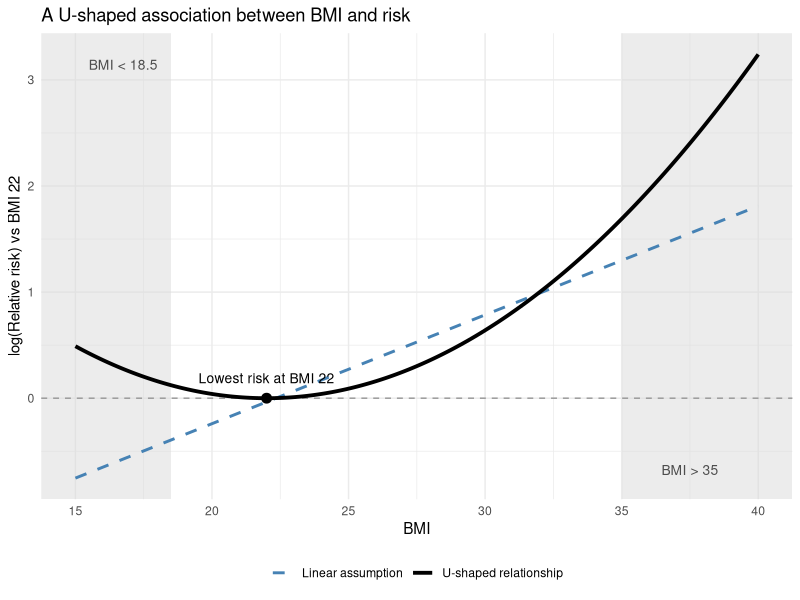
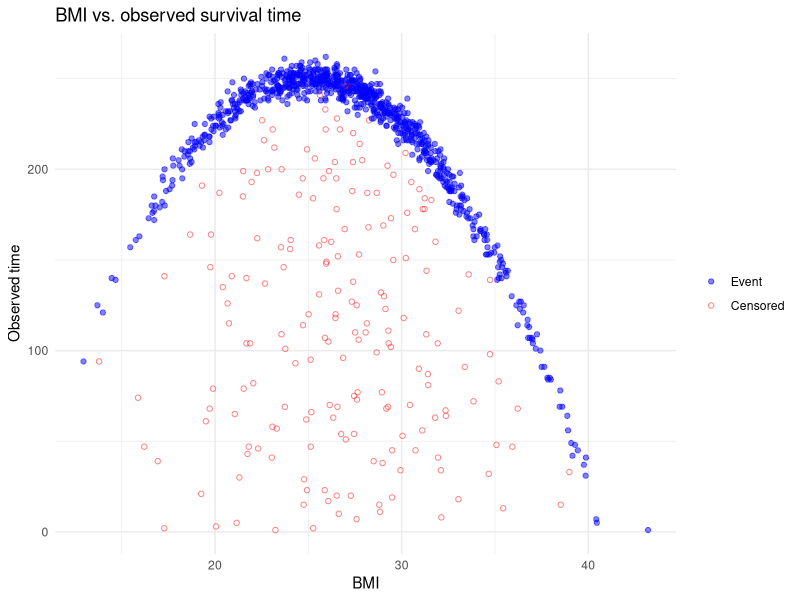
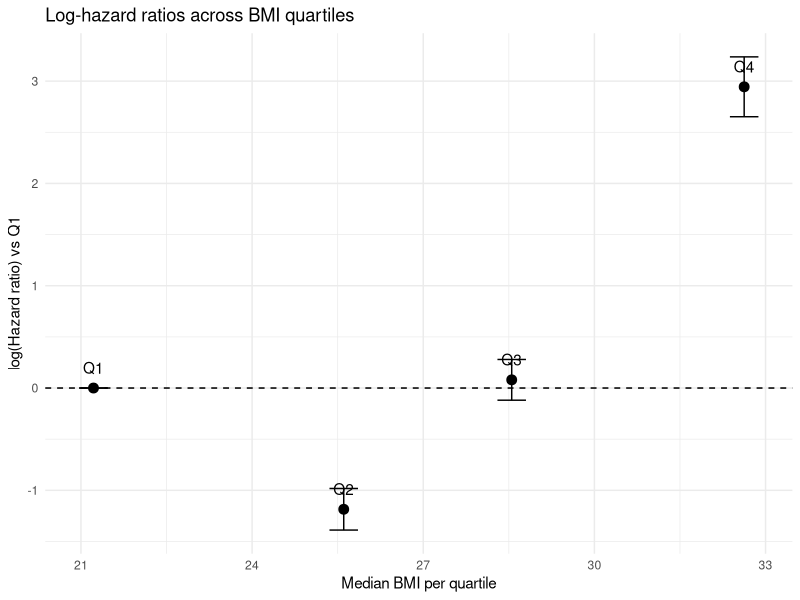
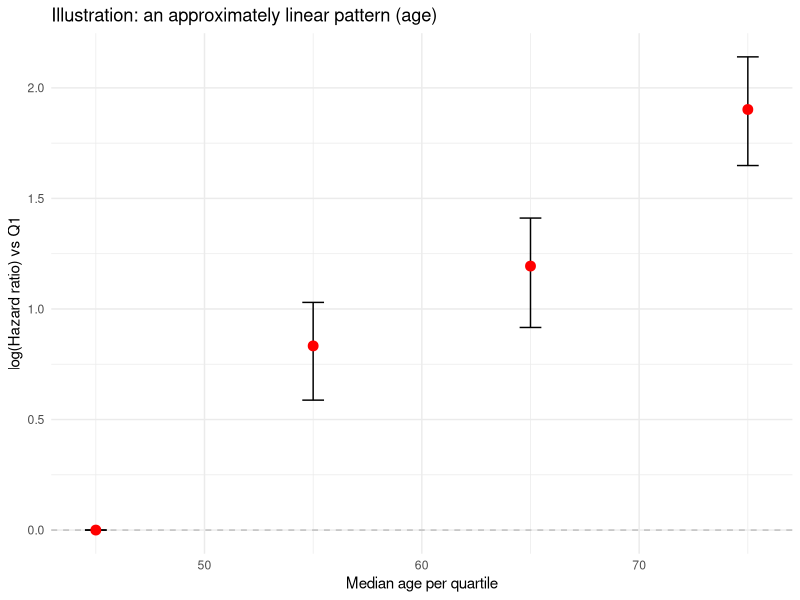
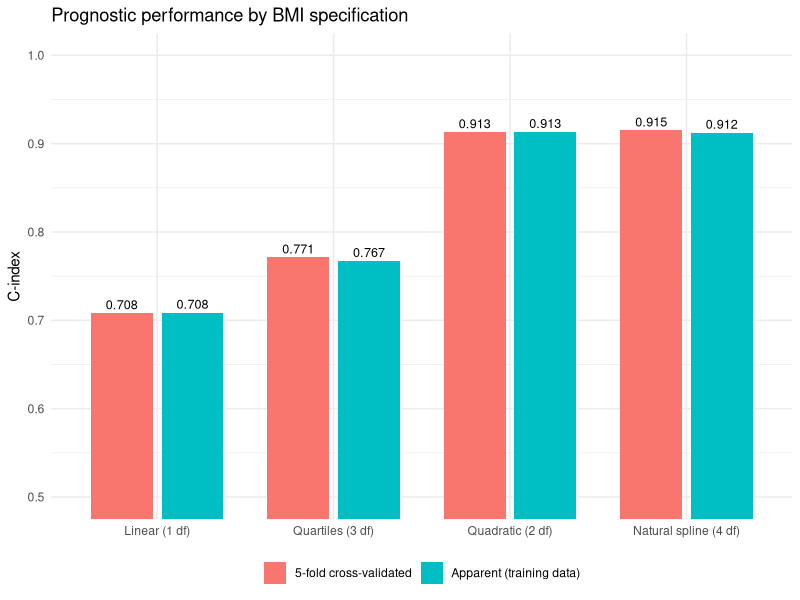
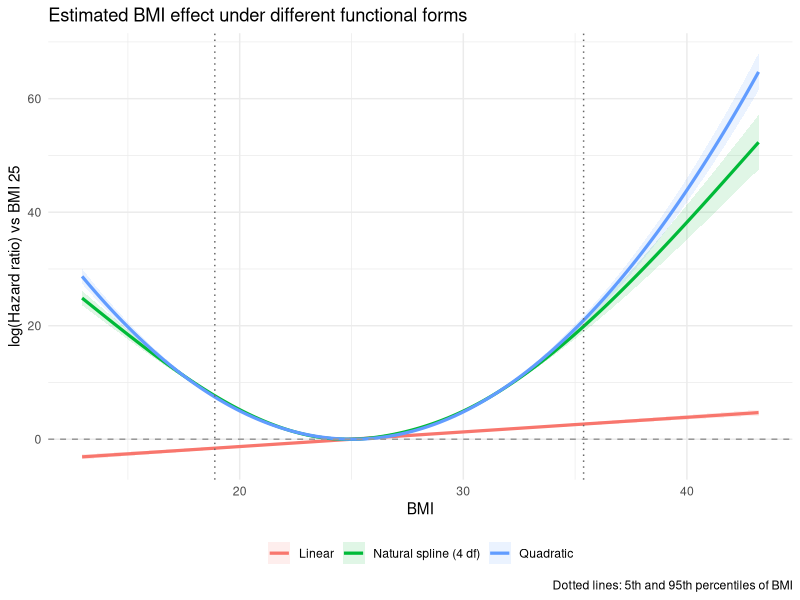
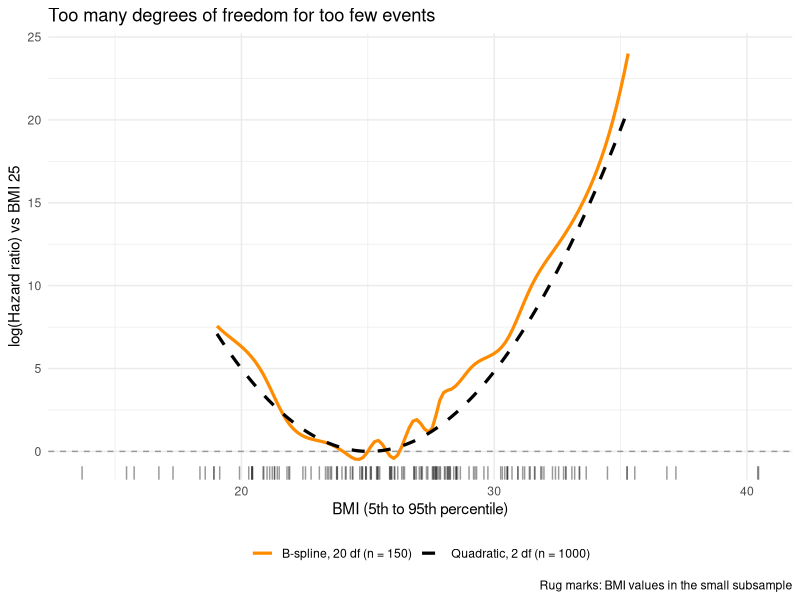
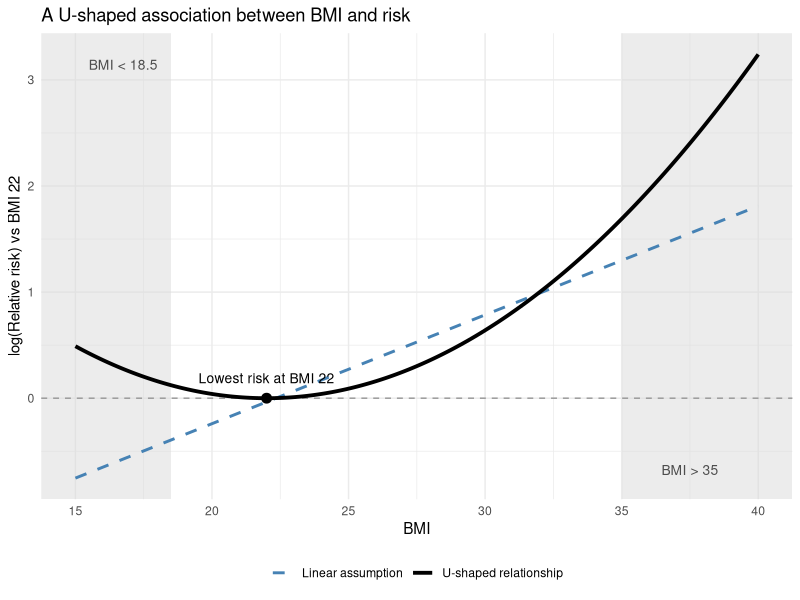

Here is the R script that generated these plots, in order:
# ==========================================================
# Title:   Checking the Functional Form of a Continuous Covariate
#          in a Cox Proportional Hazards Model (synthetic BMI example)
# Authors: Fan Fan & Jane Liu
# Date:    2025-07-16 (revised 2026-10-19)
# Purpose: Simulate a U-shaped BMI–survival relationship, then compare
#          linear, quartile, quadratic and spline specifications of BMI.
#
# Figures produced (saved to `out_dir`):
#   fig1_u_shape_concept.png    - conceptual U-shaped BMI–risk curve
#   fig2_bmi_vs_time.png        - BMI vs observed time, events vs censored
#   fig3a_quartile_loghr.png    - log-HR by BMI quartile
#   fig3b_age_illustration.png  - illustrative (hand-entered) linear pattern
#   fig4_model_comparison.png   - apparent and cross-validated C-index
#   fig5a_quad_spline.png       - linear vs quadratic vs natural spline
#   fig5b_overfit_spline.png    - flexible spline on a small subsample (overfitting)
# ==========================================================

library(dplyr)
library(survival)
library(ggplot2)
library(splines)

# ---------------------------------------------------------
# 0. Parameters (change here, everything below follows)
# ---------------------------------------------------------
seed            <- 123
n               <- 1000      # number of patients
bmi_mean        <- 27
bmi_sd          <- 5
bmi_optimum     <- 25        # BMI with the longest expected survival
max_time        <- 200
noise_mean      <- 50
noise_sd        <- 5
target_censor   <- 0.20      # target proportion censored
censor_mode     <- "independent"  # "independent" (recommended) or "original"
k_folds         <- 5         # folds for cross-validated C-index
spline_df       <- 4         # df for the natural spline in Fig 5A
overfit_n       <- 150       # small subsample for the overfitting demo (Fig 5B)
overfit_df      <- 20        # df for the overfit spline in Fig 5B
out_dir         <- "figures"

dir.create(out_dir, showWarnings = FALSE)
set.seed(seed)

# ---------------------------------------------------------
# Figure 1: conceptual U-shaped BMI–risk curve (illustration, no data)
#   log relative risk is set to 0 at BMI 22 and rises on both sides.
#   A straight line fitted to the same curve shows what a linear
#   term would capture instead.
# ---------------------------------------------------------
fig1_optimum <- 22
fig1_df <- data.frame(bmi = seq(15, 40, by = 0.1)) %>%
  mutate(log_rr = 0.01 * (bmi - fig1_optimum)^2)  # U-shape on the log scale
# Best straight line on the log scale, weighted toward typical BMIs
fig1_wts    <- dnorm(fig1_df$bmi, mean = bmi_mean, sd = bmi_sd)
fig1_linear <- lm(log_rr ~ bmi, data = fig1_df, weights = fig1_wts)
fig1_df$log_rr_linear <- predict(fig1_linear)

p_fig1 <- ggplot(fig1_df, aes(bmi)) +
  annotate("rect", xmin = -Inf, xmax = 18.5, ymin = -Inf, ymax = Inf,
           fill = "gray85", alpha = 0.5) +
  annotate("rect", xmin = 35, xmax = Inf, ymin = -Inf, ymax = Inf,
           fill = "gray85", alpha = 0.5) +
  annotate("text", x = 16.75, y = max(fig1_df$log_rr) * 0.97,
           label = "BMI < 18.5", size = 3.5, colour = "gray30") +
  annotate("text", x = 37.5, y = min(fig1_df$log_rr_linear) * 0.9,
           label = "BMI > 35", size = 3.5, colour = "gray30") +
  geom_hline(yintercept = 0, linetype = "dashed", colour = "gray60") +
  geom_line(aes(y = log_rr_linear, colour = "Linear assumption"),
            linewidth = 1, linetype = "dashed") +
  geom_line(aes(y = log_rr, colour = "U-shaped relationship"), linewidth = 1.3) +
  geom_point(data = data.frame(bmi = fig1_optimum, log_rr = 0), aes(y = log_rr),
             size = 3) +
  annotate("text", x = fig1_optimum, y = 0, vjust = -1.5,
           label = paste("Lowest risk at BMI", fig1_optimum), size = 3.5) +
  scale_colour_manual(values = c("U-shaped relationship" = "black",
                                 "Linear assumption" = "steelblue")) +
  scale_x_continuous(breaks = seq(15, 40, 5)) +
  labs(x = "BMI", y = paste0("log(Relative risk) vs BMI ", fig1_optimum),
       colour = NULL,
       title = "A U-shaped association between BMI and risk") +
  theme_minimal() +
  theme(legend.position = "bottom")
print(p_fig1)
ggsave(file.path(out_dir, "fig1_u_shape_concept.png"), p_fig1, width = 7, height = 5)

# ---------------------------------------------------------
# 1. Simulate data
# ---------------------------------------------------------
bmi <- rnorm(n, mean = bmi_mean, sd = bmi_sd)

# U-shaped true survival time: longest at bmi_optimum
noise     <- rnorm(n, mean = noise_mean, sd = noise_sd)
true_time <- round(pmax(max_time - (bmi - bmi_optimum)^2 + noise, 1))

if (censor_mode == "independent") {
  # Censoring time drawn independently of the event time (non-informative
  # censoring, as the Cox model assumes). The exponential rate is tuned so
  # that about `target_censor` of patients end up censored.
  u <- runif(n)
  censor_prop <- function(rate) mean(ceiling(-log(u) / rate) < true_time)
  rate <- uniroot(function(r) censor_prop(r) - target_censor,
                  interval = c(1e-6, 1))$root
  censor_time <- ceiling(-log(u) / rate)
} else {
  # Original scheme: 20% of patients get a censoring time drawn between 1 and
  # their own true time. Note this makes censoring depend on the outcome.
  censor_flag <- rbinom(n, 1, target_censor)
  censor_time <- ifelse(censor_flag == 1,
                        round(runif(n, min = 1, max = true_time)),
                        Inf)
}

surv_data <- data.frame(
  id     = seq_len(n),
  bmi    = bmi,
  time   = pmin(true_time, censor_time),
  status = as.integer(true_time <= censor_time)   # 1 = event, 0 = censored
)

cat("\nCensoring check (0 = censored, 1 = event):\n")
print(prop.table(table(surv_data$status)))
n_events <- sum(surv_data$status)
cat("Number of events:", n_events, "\n")

# ---------------------------------------------------------
# 2. Figure 2: BMI vs observed time
# ---------------------------------------------------------
p_fig2 <- ggplot(surv_data,
                 aes(bmi, time,
                     colour = factor(status, 1:0, c("Event", "Censored")),
                     shape  = factor(status, 1:0, c("Event", "Censored")))) +
  geom_point(alpha = 0.5) +
  scale_colour_manual(values = c(Event = "blue", Censored = "red")) +
  scale_shape_manual(values = c(Event = 19, Censored = 1)) +
  labs(x = "BMI", y = "Observed time", colour = NULL, shape = NULL,
       title = "BMI vs. observed survival time") +
  theme_minimal()
print(p_fig2)
ggsave(file.path(out_dir, "fig2_bmi_vs_time.png"), p_fig2, width = 7, height = 5)

# ---------------------------------------------------------
# 3. Quartile model (Figure 3A)
# ---------------------------------------------------------
quartile_breaks <- quantile(surv_data$bmi, probs = seq(0, 1, 0.25))
surv_data$bmi_quartile <- cut(surv_data$bmi, breaks = quartile_breaks,
                              include.lowest = TRUE,
                              labels = c("Q1", "Q2", "Q3", "Q4"))
# cut() returns a factor whose first level (Q1) is the reference

cox_quartile <- coxph(Surv(time, status) ~ bmi_quartile, data = surv_data)
print(summary(cox_quartile))

quartile_medians <- surv_data %>%
  group_by(bmi_quartile) %>%
  summarize(median_bmi = median(bmi), .groups = "drop")

ci <- confint(cox_quartile)   # on the log-HR scale
quartile_df <- data.frame(
  bmi_quartile = c("Q1", sub("bmi_quartile", "", names(coef(cox_quartile)))),
  log_hr       = c(0, coef(cox_quartile)),
  lower        = c(0, ci[, 1]),
  upper        = c(0, ci[, 2])
) %>%
  left_join(quartile_medians %>% mutate(bmi_quartile = as.character(bmi_quartile)),
            by = "bmi_quartile")

p_fig3a <- ggplot(quartile_df, aes(median_bmi, log_hr)) +
  geom_hline(yintercept = 0, linetype = "dashed") +
  geom_errorbar(aes(ymin = lower, ymax = upper), width = 0.5) +
  geom_point(size = 3) +
  geom_text(aes(label = bmi_quartile), vjust = -1.2) +
  labs(x = "Median BMI per quartile", y = "log(Hazard ratio) vs Q1",
       title = "Log-hazard ratios across BMI quartiles") +
  theme_minimal()
print(p_fig3a)
ggsave(file.path(out_dir, "fig3a_quartile_loghr.png"), p_fig3a, width = 7, height = 5)

# ---------------------------------------------------------
# 4. Figure 3B: illustrative linear pattern (hand-entered, NOT simulated)
# ---------------------------------------------------------
age_illustration <- data.frame(
  age_quartile = c("Q1", "Q2", "Q3", "Q4"),
  median_age   = c(45, 55, 65, 75),      # illustrative median ages
  HR           = c(1.0, 2.3, 3.3, 6.7),  # illustrative hazard ratios
  lower        = c(1.0, 1.8, 2.5, 5.2),
  upper        = c(1.0, 2.8, 4.1, 8.5)
)

p_fig3b <- ggplot(age_illustration, aes(median_age, log(HR))) +
  geom_hline(yintercept = 0, linetype = "dashed", colour = "gray") +
  geom_errorbar(aes(ymin = log(lower), ymax = log(upper)), width = 1) +
  geom_point(size = 3, colour = "red") +
  labs(x = "Median age per quartile", y = "log(Hazard ratio) vs Q1",
       title = "Illustration: an approximately linear pattern (age)") +
  theme_minimal()
print(p_fig3b)
ggsave(file.path(out_dir, "fig3b_age_illustration.png"), p_fig3b, width = 7, height = 5)

# ---------------------------------------------------------
# 5. Compare BMI specifications (Figure 4)
#    Splines are written inside the formula so that predict() reuses the
#    same knots on new data.
# ---------------------------------------------------------
spline_label <- paste0("Natural spline (", spline_df, " df)")
model_formulas <- list(
  Surv(time, status) ~ bmi,
  Surv(time, status) ~ bmi_quartile,
  Surv(time, status) ~ bmi + I(bmi^2),
  as.formula(paste0("Surv(time, status) ~ ns(bmi, df = ", spline_df, ")"))
)
names(model_formulas) <- c("Linear (1 df)", "Quartiles (3 df)",
                           "Quadratic (2 df)", spline_label)
# bquote() writes each formula into the stored call, so predict() on new
# data can rebuild the model frame later
fits <- lapply(model_formulas, function(f)
  eval(bquote(coxph(.(f), data = surv_data))))

# Apparent (in-sample) C-index, read from the fitted models
apparent_c <- sapply(fits, function(f) unname(f$concordance["concordance"]))

# K-fold cross-validated C-index: fit on K-1 folds, score the held-out fold.
# Quartile cut points are re-derived inside each training fold.
cv_cindex <- function(formula, data, k) {
  folds <- sample(rep(seq_len(k), length.out = nrow(data)))
  sapply(seq_len(k), function(i) {
    train <- data[folds != i, ]
    test  <- data[folds == i, ]
    brks  <- quantile(train$bmi, seq(0, 1, 0.25))
    brks[c(1, 5)] <- c(-Inf, Inf)
    lab <- c("Q1", "Q2", "Q3", "Q4")
    train$bmi_quartile <- cut(train$bmi, brks, labels = lab)
    test$bmi_quartile  <- cut(test$bmi,  brks, labels = lab)
    fit <- coxph(formula, data = train)
    test$lp <- predict(fit, newdata = test, type = "lp")
    # reverse = TRUE: higher linear predictor means shorter survival
    unname(concordance(Surv(time, status) ~ lp, data = test,
                       reverse = TRUE)$concordance)
  }) %>% mean()
}
set.seed(seed)
cv_c <- sapply(model_formulas, cv_cindex, data = surv_data, k = k_folds)

model_comparison <- data.frame(
  model      = names(fits),
  df         = sapply(fits, function(f) sum(!is.na(coef(f)))),
  AIC        = sapply(fits, AIC),
  apparent_C = apparent_c,
  cv_C       = cv_c,
  row.names  = NULL
)
cat("\nModel comparison (lower AIC is better; higher C is better):\n")
print(model_comparison, digits = 4)

# Likelihood ratio test: does the spline improve on the nested linear model?
cat("\nLikelihood ratio test, linear vs natural spline:\n")
print(anova(fits[["Linear (1 df)"]], fits[[spline_label]]))

p_fig4 <- model_comparison %>%
  tidyr::pivot_longer(c(apparent_C, cv_C), names_to = "type", values_to = "C") %>%
  mutate(type = recode(type, apparent_C = "Apparent (training data)",
                       cv_C = paste0(k_folds, "-fold cross-validated")),
         model = factor(model, levels = names(fits))) %>%
  ggplot(aes(model, C, fill = type)) +
  geom_col(position = position_dodge(0.8), width = 0.7) +
  geom_text(aes(label = sprintf("%.3f", C)),
            position = position_dodge(0.8), vjust = -0.4, size = 3.2) +
  coord_cartesian(ylim = c(0.5, 1)) +
  labs(x = NULL, y = "C-index", fill = NULL,
       title = "Prognostic performance by BMI specification") +
  theme_minimal() +
  theme(legend.position = "bottom")
print(p_fig4)
ggsave(file.path(out_dir, "fig4_model_comparison.png"), p_fig4, width = 8, height = 5)

# ---------------------------------------------------------
# 6. Figure 5A: estimated log-HR curves, relative to BMI = bmi_optimum
# ---------------------------------------------------------
bmi_grid <- data.frame(bmi = seq(min(surv_data$bmi), max(surv_data$bmi),
                                 length.out = 200))

curve_for <- function(fit, label, ref = bmi_optimum) {
  pred <- predict(fit, newdata = bmi_grid, type = "lp", se.fit = TRUE)
  ref_lp <- predict(fit, newdata = data.frame(bmi = ref), type = "lp")
  data.frame(bmi = bmi_grid$bmi, model = label,
             log_hr = pred$fit - ref_lp,
             # band shows pointwise uncertainty of the curve's shape
             lower = pred$fit - ref_lp - 1.96 * pred$se.fit,
             upper = pred$fit - ref_lp + 1.96 * pred$se.fit)
}
curves <- bind_rows(
  curve_for(fits[["Linear (1 df)"]],    "Linear"),
  curve_for(fits[["Quadratic (2 df)"]], "Quadratic"),
  curve_for(fits[[spline_label]], paste0("Natural spline (", spline_df, " df)"))
)
bmi_p05_p95 <- quantile(surv_data$bmi, c(0.05, 0.95))

p_fig5a <- ggplot(curves, aes(bmi, log_hr, colour = model, fill = model)) +
  geom_ribbon(aes(ymin = lower, ymax = upper), alpha = 0.12, colour = NA) +
  geom_line(linewidth = 1.1) +
  geom_vline(xintercept = bmi_p05_p95, linetype = "dotted", colour = "gray40") +
  geom_hline(yintercept = 0, linetype = "dashed", colour = "gray60") +
  labs(x = "BMI", y = paste0("log(Hazard ratio) vs BMI ", bmi_optimum),
       colour = NULL, fill = NULL,
       title = "Estimated BMI effect under different functional forms",
       caption = "Dotted lines: 5th and 95th percentiles of BMI") +
  theme_minimal() +
  theme(legend.position = "bottom")
print(p_fig5a)
ggsave(file.path(out_dir, "fig5a_quad_spline.png"), p_fig5a, width = 8, height = 5)

# ---------------------------------------------------------
# 7. Figure 5B: overfitting with too many df in a small sample
#    A flexible spline is fit to a random subsample of `overfit_n`
#    patients and compared with the quadratic fit from the full data.
# ---------------------------------------------------------
set.seed(seed)
small_data   <- surv_data[sample(nrow(surv_data), overfit_n), ]
small_events <- sum(small_data$status)
cat("\nOverfitting demo: n =", overfit_n, ", events =", small_events,
    ", df =", overfit_df, ", events per df =", round(small_events / overfit_df, 1),
    "(rule of thumb: about 10 or more)\n")

overfit_fit <- eval(bquote(coxph(
  .(as.formula(paste0("Surv(time, status) ~ bs(bmi, df = ", overfit_df, ")"))),
  data = small_data)))

# Plot only within the 5th-95th percentile range, where data are dense
grid_mid <- filter(bmi_grid, bmi >= bmi_p05_p95[1], bmi <= bmi_p05_p95[2])
lp_rel <- function(fit, grid)
  predict(fit, newdata = grid, type = "lp") -
  predict(fit, newdata = data.frame(bmi = bmi_optimum), type = "lp")

fig5b_df <- bind_rows(
  data.frame(grid_mid, log_hr = lp_rel(overfit_fit, grid_mid),
             model = paste0("B-spline, ", overfit_df, " df (n = ", overfit_n, ")")),
  data.frame(grid_mid, log_hr = lp_rel(fits[["Quadratic (2 df)"]], grid_mid),
             model = paste0("Quadratic, 2 df (n = ", n, ")"))
)

p_fig5b <- ggplot(fig5b_df, aes(bmi, log_hr, colour = model, linetype = model)) +
  geom_hline(yintercept = 0, linetype = "dashed", colour = "gray60") +
  geom_line(linewidth = 1.1) +
  geom_rug(data = small_data, aes(x = bmi), inherit.aes = FALSE,
           alpha = 0.4, sides = "b") +
  scale_colour_manual(values = c("darkorange", "black")) +
  scale_linetype_manual(values = c("solid", "dashed")) +
  labs(x = "BMI (5th to 95th percentile)",
       y = paste0("log(Hazard ratio) vs BMI ", bmi_optimum),
       colour = NULL, linetype = NULL,
       title = "Too many degrees of freedom for too few events",
       caption = "Rug marks: BMI values in the small subsample") +
  theme_minimal() +
  theme(legend.position = "bottom")
print(p_fig5b)
ggsave(file.path(out_dir, "fig5b_overfit_spline.png"), p_fig5b, width = 8, height = 5)

cat("\nDone. Figures saved to:", normalizePath(out_dir), "\n")
